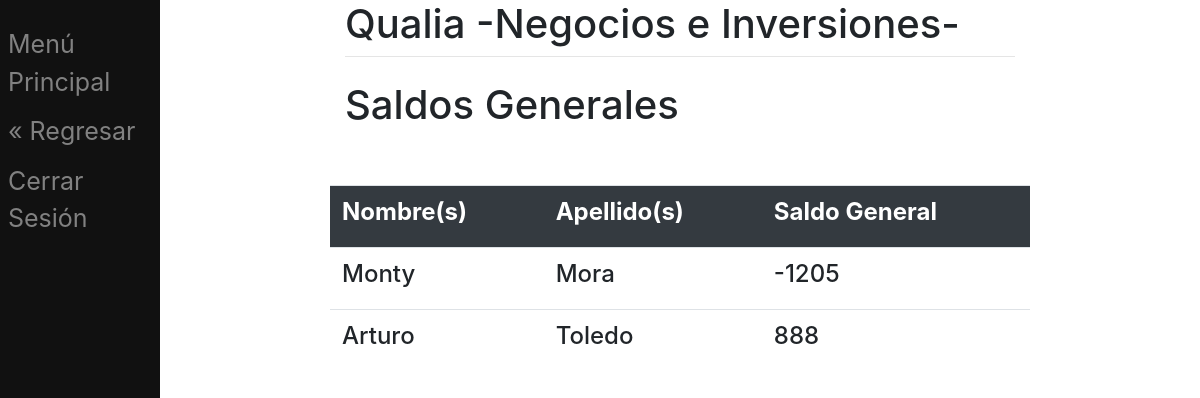
Page /saldosGenerales/ (signed in) on the committed database.
### QualiaII/models.py (models this page shows, shortened)
class tblCliente(models.Model):
    nombre = models.CharField(max_length=30)
    apellido = models.CharField(max_length=30)
    telefono = models.IntegerField()
    cuenta = models.IntegerField(default=0)

### QualiaII/views.py (the view)
# urls.py: path("saldosGenerales/", saldosGenerales),
def saldosGenerales(response):
    consulta = tblCliente.objects.all()
    return render(response, "saldosGenerales.html", {"consulta": consulta, "condicion": True})

### QualiaII/Templates/saldosGenerales.html (shortened to what this page needs)
{% extends "Base.html" %}
{% block content %}
    <h1>Saldos Generales</h1>
    <br><br>
    <div class="row" align="center">
        <table class = "table">
            <thead class = "thead-dark">
                <tr class="text-white bg-dark">
                    <td scope="col"><h4><strong>Nombre(s)</strong></h4></td>
                    <td scope="col"><h4><strong>Apellido(s)</strong></h4></td>
                    <td scope="col"><h4><strong>Saldo General</strong></h4></td>
                </tr>
            </thead>
            <tbody>
                {% if condicion %}
                    {% for condicion in consulta %}
                <tr>
                    <td><h4>{{condicion.nombre}}</h4></td>
                    <td><h4>{{condicion.apellido}}</h4></td>
                    <td><h4>{{condicion.cuenta}}</h4></td>
                </tr>
                    {% endfor %}
                {% endif %}
        </table>
    </div>
{% endblock %}

### rows in the picture
tblCliente: nombre "Monty", apellido "Mora", cuenta "-1205"
tblCliente: nombre "Arturo", apellido "Toledo", cuenta "888"
